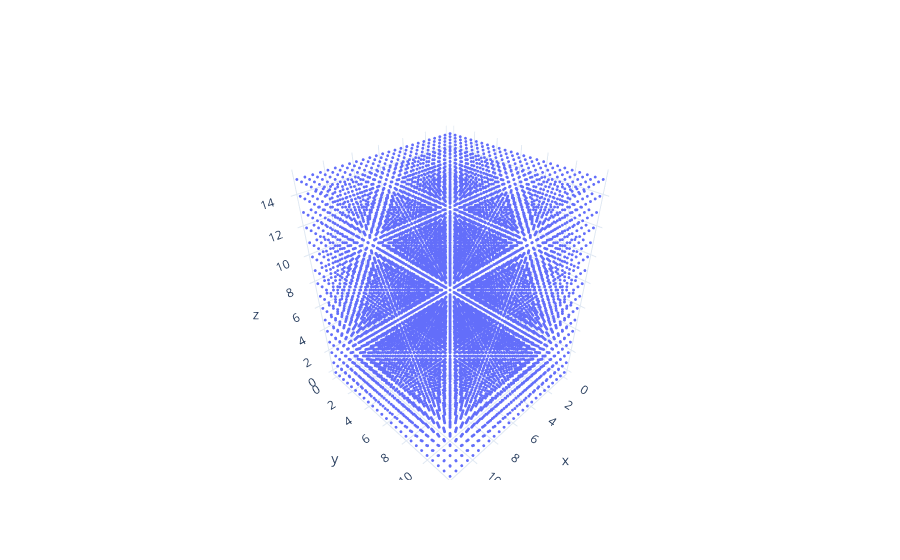

This figure's notebook cell:
### Code cell
#print(xTest, "\n", yTest,z)
#Visualize the line
#Visualize the line
fig2 = go.Figure(go.Scatter3d(
    x=xOpt_data,
    y=yOpt_data,
    z=z_data.flatten(),
    mode='markers',
    marker=dict(
        size=1
    )

))

#fig1.update_layout(width = 600 , height= 600)
fig2.show()

### Figure 1 — Plotly figure (JSON) as saved in the notebook; plotly's stock layout.template omitted (floating-point values rounded to 4 significant figures; data arrays with more than 128 entries replaced by an {"elided": "..."} marker saying what was removed)
{"data": [{"marker": {"size": 1}, "mode": "markers", "type": "scatter3d", "x": {"elided": "10000 float values"}, "y": {"elided": "10000 float values"}, "z": {"elided": "10000 int values"}}], "layout": {}}
